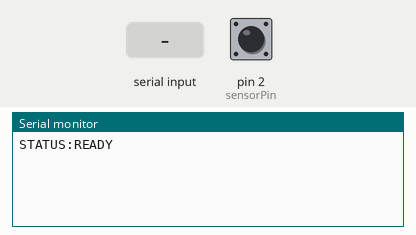
Recording of a sketch running on a simulated Arduino Uno, built with avr-gcc and run on an emulated ATmega328P. Shown: the last lines printed to the serial monitor. The inputs (shaded band) are chosen by the test bench; at power-on: pin 2 (sensorPin) HIGH.

Above: at 1.2 s.
1.3 s: pin 2 (sensorPin) driven LOW
At 1.41 s:
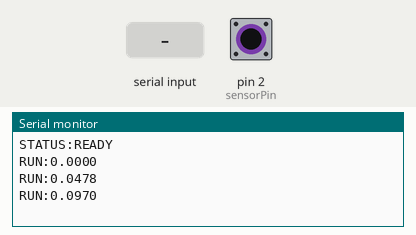
2.8 s: "1\n" received over Serial
At 3.67 s:
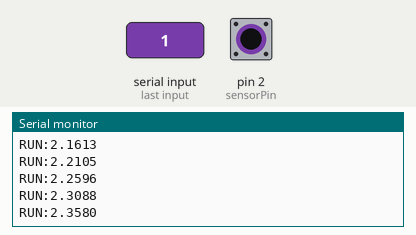
4.3 s: "0\n" received over Serial
5.8 s: pin 2 (sensorPin) pulsed HIGH 2 times (0.12 s each, 0.3 s apart)
At 6.6 s:
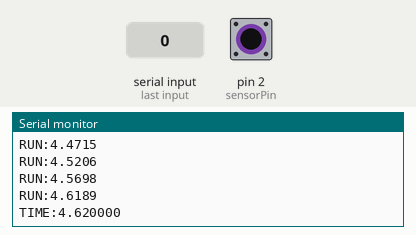
Timing chart, 0 to 8.8 s (numbered marks = the images above; inputs shaded):
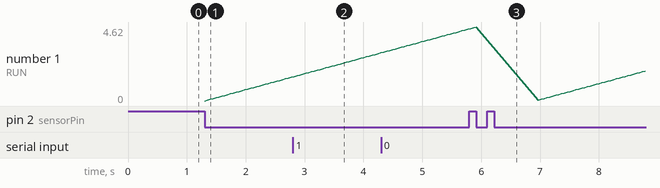

The sketch:

timer_uno.ino
```cpp
// #include <Arduino.h>

const byte sensorPin = 2; // E18-D80NK ต่อเข้า Pin 2 (INT0)

// ตัวแปรเก็บจำนวนรอบการรีเซ็ต (Overflow) ของ Timer 1
volatile unsigned long timer1Overflows = 0;
volatile unsigned long startOverflows = 0;
volatile unsigned long endOverflows = 0;
volatile unsigned int startTicks = 0;
volatile unsigned int endTicks = 0;

enum SystemState { READY, RUNNING, FINISHED };
volatile SystemState currentState = READY;

// Debounce ป้องกันท้ายหุ่นยนต์ตัดเซนเซอร์ซ้ำซ้อน (ประมาณ 500ms)
const unsigned long DEBOUNCE_OVERFLOWS = 122;

// ตัวแปรสำหรับคุมรอบการส่งข้อมูลทุกๆ 50ms (ใช้เก็บค่า Overflow ล่าสุดที่ส่ง)
unsigned long lastSendOverflows = 0;
const unsigned long SEND_INTERVAL_OVERFLOWS = 12; // ~50ms (16MHz / 65536 * 0.05s)

// ISR เมื่อ Timer 1 มีการล้น (Overflow ทุกๆ 65,536 Ticks)
ISR(TIMER1_OVF_vect) {
  timer1Overflows++;
}

// ISR เมื่อเซนเซอร์โดนบัง (FALLING Edge บน Pin 2)
void sensorInterrupt() {
  unsigned int currentTicks = TCNT1;      // อ่านค่าจาก Timer 1 ทันที
  unsigned long currentOverflows = timer1Overflows;

  // ตรวจสอบสถานะการทริกเกอร์ล้นในขณะนั้น (Handling TCNT1 Overflow Buffering)
  if ((TIFR1 & _BV(TOV1)) && (currentTicks < 1024)) {
    currentOverflows++;
  }

  if (currentState == READY) {
    // หุ่นยนต์เริ่มวิ่งออกตัว
    startTicks = currentTicks;
    startOverflows = currentOverflows;
    currentState = RUNNING;
  }
  else if (currentState == RUNNING) {
    // ตรวจสอบ Debounce ป้องกันท้ายหุ่นยนต์บังเซนเซอร์ซ้ำซ้อน
    if ((currentOverflows - startOverflows) > DEBOUNCE_OVERFLOWS) {
      endTicks = currentTicks;
      endOverflows = currentOverflows;
      currentState = FINISHED;
    }
  }
}

void setup() {
  Serial.begin(115200);
  pinMode(sensorPin, INPUT_PULLUP);

  // ตั้งค่า Hardware Timer 1 (16-bit)
  noInterrupts();
  TCCR1A = 0;             // โหมด Normal
  TCCR1B = 0;             // เคลียร์ค่าเดิม
  TCNT1 = 0;              // รีเซ็ตตัวนับเริ่มต้น
  TIMSK1 |= _BV(TOIE1);   // เปิดใช้งาน Timer 1 Overflow Interrupt
  TCCR1B |= _BV(CS10);    // เริ่มให้ Timer ทำงานด้วย Prescaler = 1 (16 MHz)
  interrupts();

  // เปิดใช้งาน External Interrupt ที่ Pin 2 (จับสัญญาณช่วงขาลง FALLING)
  attachInterrupt(digitalPinToInterrupt(sensorPin), sensorInterrupt, FALLING);

  Serial.println("STATUS:READY");
}

void loop() {
  // สถานะ RUNNING: ส่งค่าเวลาระหว่างทางออกไปทุกๆ 50ms
  if (currentState == RUNNING) {
    unsigned long currentOverflows = timer1Overflows;
    if (currentOverflows - lastSendOverflows >= SEND_INTERVAL_OVERFLOWS) {
      lastSendOverflows = currentOverflows;

      // คำนวณเวลา ณ ปัจจุบันเทียบกับจุดสตาร์ท
      unsigned long currentTicks = TCNT1;
      unsigned long totalStartTicks = (startOverflows * 65536UL) + startTicks;
      unsigned long totalCurrentTicks = (currentOverflows * 65536UL) + currentTicks;

      if (totalCurrentTicks >= totalStartTicks) {
        unsigned long elapsedTicks = totalCurrentTicks - totalStartTicks;
        double elapsedTimeSeconds = (double)elapsedTicks / 16000000.0;
        Serial.print("RUN:");
        Serial.println(elapsedTimeSeconds, 4); // ส่งทศนิยม 4 ตำแหน่งสำหรับเรียลไทม์
      }
    }
  }

  // สถานะ FINISHED: หุ่นเข้าเส้นชัย คำนวณเวลาที่แท้จริงระดับไมโครวินาที
  if (currentState == FINISHED) {
    detachInterrupt(digitalPinToInterrupt(sensorPin)); // ปิดอินเทอร์รัปต์ชั่วคราว

    unsigned long totalStartTicks = (startOverflows * 65536UL) + startTicks;
    unsigned long totalEndTicks = (endOverflows * 65536UL) + endTicks;
    unsigned long elapsedTicks = totalEndTicks - totalStartTicks;

    double elapsedTimeSeconds = (double)elapsedTicks / 16000000.0;

    // ส่งผลลัพธ์สุดท้ายที่แม่นยำที่สุด
    Serial.print("TIME:");
    Serial.println(elapsedTimeSeconds, 6); // ทศนิยม 6 ตำแหน่ง (ระดับไมโครวินาที)

    currentState = READY;
    delay(1000); // หน่วงเวลาให้หุ่นยนต์พ้นระยะเซนเซอร์ชัวร์ๆ

    // เคลียร์ระบบเพื่อรับหุ่นตัวถัดไป
    noInterrupts();
    timer1Overflows = 0;
    TCNT1 = 0;
    lastSendOverflows = 0;
    interrupts();
    attachInterrupt(digitalPinToInterrupt(sensorPin), sensorInterrupt, FALLING);

    Serial.println("STATUS:READY");
  }

  // รองรับคำสั่งคำสั่งเขียน RESET จากหน้าจอ PC
  if (Serial.available() > 0) {
    String command = Serial.readStringUntil('\n');
    command.trim();
    if (command == "RESET") {
      noInterrupts();
      currentState = READY;
      timer1Overflows = 0;
      TCNT1 = 0;
      lastSendOverflows = 0;
      interrupts();
      Serial.println("STATUS:READY");
    }
  }
}
```

Measured:
- after the input at 1.3 s, the serial monitor: prints a new line at once (image 1)
- after the input at 2.8 s, the serial monitor: prints a new line after 0.86 s (image 2)
